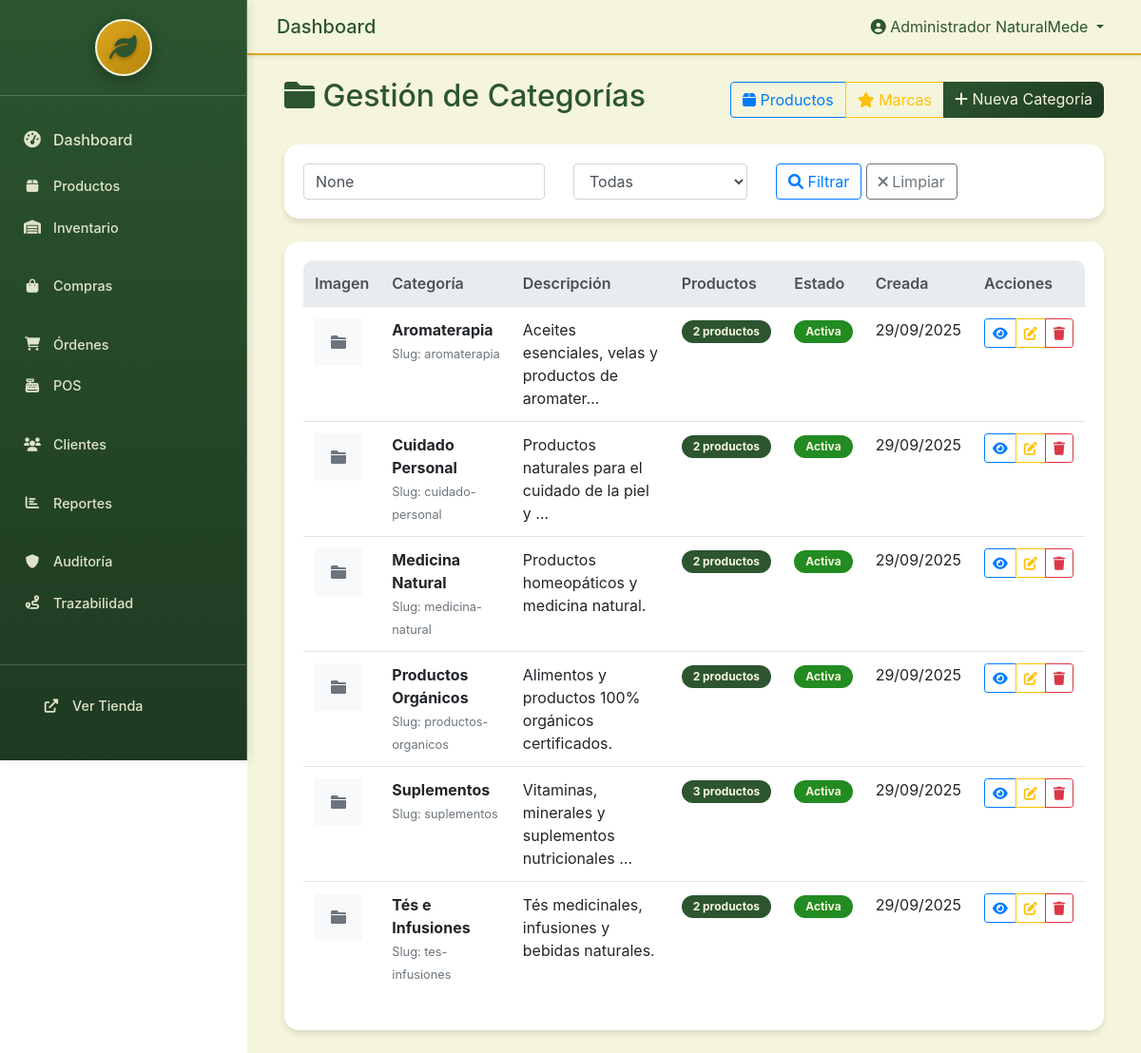
The page /admin-custom/categories/ (signed in) on the database its author committed.
### catalog/models.py (models this page shows, shortened)
class Category(models.Model):
    name = models.CharField(max_length=100, verbose_name="Nombre")
    slug = models.SlugField(unique=True, verbose_name="Slug")
    description = models.TextField(blank=True, verbose_name="Descripción")
    image = models.ImageField(upload_to='categories/', blank=True, null=True, verbose_name="Imagen")
    is_active = models.BooleanField(default=True, verbose_name="Activa")
    created_at = models.DateTimeField(auto_now_add=True, verbose_name="Creada en")
    updated_at = models.DateTimeField(auto_now=True, verbose_name="Actualizada en")
    class Meta:
        verbose_name = "Categoría"
        verbose_name_plural = "Categorías"
        ordering = ['name']

### custom_admin/views.py (the view)
# urls.py: path('categories/', views.admin_categories, name='admin_categories'),
@login_required
def admin_categories(request):
    from catalog.models import Category
    categories = Category.objects.all()
    search = request.GET.get('search')
    is_active = request.GET.get('is_active')
    if search:
        categories = categories.filter(
            Q(name__icontains=search) |
            Q(description__icontains=search)
        )
    if is_active is not None and is_active != '':
        categories = categories.filter(is_active=is_active == 'true')
    categories = categories.order_by('name')
    from django.core.paginator import Paginator
    paginator = Paginator(categories, 20)
    page_number = request.GET.get('page')
    categories = paginator.get_page(page_number)
    context = {
        'categories': categories,
        'current_search': search,
        'current_is_active': is_active,
    }
    return render(request, 'custom_admin/categories.html', context)

### custom_admin/templates/custom_admin/categories.html (shortened to what this page needs)
{% extends 'custom_admin/base.html' %}
{% load static %}
{% block content %}
<div class="container-fluid">
    <div class="row">
        <div class="col-12">
            <div class="d-flex justify-content-between align-items-center mb-4">
                <h2><i class="fas fa-folder"></i> Gestión de Categorías</h2>
                <div class="btn-group" role="group">
                    <a href="{% url 'custom_admin:admin_products' %}" class="btn btn-outline-primary">
                        <i class="fas fa-box"></i> Productos
                    </a>
                    <a href="{% url 'custom_admin:admin_brands' %}" class="btn btn-outline-warning">
                        <i class="fas fa-star"></i> Marcas
                    </a>
                    <a href="{% url 'custom_admin:admin_category_create' %}" class="btn btn-primary">
                        <i class="fas fa-plus"></i> Nueva Categoría
                    </a>
                </div>
            </div>
            <div class="card mb-4">
                <div class="card-body">
                    <form method="get" class="row g-3">
                        <div class="col-md-4">
                            <input type="text" class="form-control" name="search"
                                   placeholder="Buscar categorías..." value="{{ current_search }}">
                        </div>
                        <div class="col-md-3">
                            <select class="form-control" name="is_active">
                                <option value="">Todas</option>
                            </select>
                        </div>
                        <div class="col-md-5">
                            <button type="submit" class="btn btn-outline-primary">
                                <i class="fas fa-search"></i> Filtrar
                            </button>
                            <a href="{% url 'custom_admin:admin_categories' %}" class="btn btn-outline-secondary">
                                <i class="fas fa-times"></i> Limpiar
                            </a>
                        </div>
                    </form>
                </div>
            </div>
            <div class="card">
                <div class="card-body">
                    <div class="table-responsive">
                        <table class="table table-hover">
                            <thead class="thead-light">
                                <tr>
                                    <th>Imagen</th>
                                    <th>Categoría</th>
                                    <th>Descripción</th>
                                    <th>Productos</th>
                                    <th>Estado</th>
                                    <th>Creada</th>
                                    <th>Acciones</th>
                                </tr>
                            </thead>
                            <tbody>
                                {% for category in categories %}
                                <tr>
                                    <td>
                                        {% if category.image %}
                                            <img src="{{ category.image.url }}"
                                                 alt="{{ category.name }}"
                                                 class="img-thumbnail"
                                                 style="width: 50px; height: 50px; object-fit: cover;">
                                        {% else %}
                                            <div class="bg-light d-flex align-items-center justify-content-center"
                                                 style="width: 50px; height: 50px;">
                                                <i class="fas fa-folder text-muted"></i>
                                            </div>
                                        {% endif %}
                                    </td>
                                    <td>
                                        <strong>{{ category.name }}</strong>
                                        <br><small class="text-muted">Slug: {{ category.slug }}</small>
                                    </td>
                                    <td>
                                        {% if category.description %}
                                            {{ category.description|truncatechars:50 }}
                                        {% else %}
                                            <span class="text-muted">Sin descripción</span>
                                        {% endif %}
                                    </td>
                                    <td>
                                        <span class="badge" style="background-color: #2c5530; color: #f5f5dc;">
                                            {{ category.product_set.count }} productos
                                        </span>
                                    </td>
                                    <td>
                                        {% if category.is_active %}
                                            <span class="badge" style="background-color: #228b22; color: #f5f5dc;">Activa</span>
                                        {% else %}
                                            <span class="badge" style="background-color: #8b4513; color: #f5f5dc;">Inactiva</span>
                                        {% endif %}
                                    </td>
                                    <td>{{ category.created_at|date:"d/m/Y" }}</td>
                                    <td>
                                        <div class="btn-group" role="group">
                                            <a href="{% url 'custom_admin:admin_category_detail' category.pk %}" class="btn btn-sm btn-outline-primary" title="Ver">
                                                <i class="fas fa-eye"></i>
                                            </a>
                                            <a href="{% url 'custom_admin:admin_category_edit' category.pk %}" class="btn btn-sm btn-outline-warning" title="Editar">
                                                <i class="fas fa-edit"></i>
                                            </a>
                                            <a href="{% url 'custom_admin:admin_category_delete' category.pk %}" class="btn btn-sm btn-outline-danger" title="Eliminar">
                                                <i class="fas fa-trash"></i>
                                            </a>
                                        </div>
                                    </td>
                                </tr>
                                {% endfor %}
                            </tbody>
                        </table>
                    </div>
                </div>
            </div>
        </div>
    </div>
</div>
{% endblock %}

### custom_admin/templates/custom_admin/base.html (shortened to what this page needs)
{% load static %}
<!DOCTYPE html>
<html lang="es">
<head>
    <link href="https://cdn.jsdelivr.net/npm/bootstrap@4.5.2/dist/css/bootstrap.min.css" rel="stylesheet">
    <link href="https://cdnjs.cloudflare.com/ajax/libs/font-awesome/6.0.0/css/all.min.css" rel="stylesheet">
    <link href="https://cdn.jsdelivr.net/npm/select2@4.1.0-rc.0/dist/css/select2.min.css" rel="stylesheet" />
</head>
<body>
    <div class="sidebar" id="sidebar">
        <div class="sidebar-header">
            <div class="text-center">
                <div class="logo-container">
                    <div class="logo-fallback" style="display: none;">
                        <div class="logo-circle">
                            <i class="fas fa-leaf logo-icon"></i>
                        </div>
                    </div>
                </div>
            </div>
        </div>
        <div class="sidebar-nav">
            <nav class="nav flex-column">
                <a class="nav-link {% if request.resolver_match.url_name == 'admin_dashboard' %}active{% endif %}" href="{% url 'custom_admin:admin_dashboard' %}">
                    <i class="fas fa-tachometer-alt"></i> Dashboard
                </a>
                <div class="nav-section">
                    <a class="nav-link {% if request.resolver_match.url_name == 'admin_products' %}active{% endif %}" href="{% url 'custom_admin:admin_products' %}">
                        <i class="fas fa-box"></i> Productos
                    </a>
                    <a class="nav-link {% if request.resolver_match.url_name == 'admin_inventory' %}active{% endif %}" href="{% url 'custom_admin:admin_inventory' %}">
                        <i class="fas fa-warehouse"></i> Inventario
                    </a>
                </div>
                <div class="nav-section">
                    <a class="nav-link {% if 'purchases' in request.resolver_match.namespace %}active{% endif %}" href="{% url 'purchases:dashboard' %}">
                        <i class="fas fa-shopping-bag"></i> Compras
                    </a>
                </div>
                <div class="nav-section">
                    <a class="nav-link {% if request.resolver_match.url_name == 'admin_orders' %}active{% endif %}" href="{% url 'custom_admin:admin_orders' %}">
                        <i class="fas fa-shopping-cart"></i> Órdenes
                    </a>
                    <a class="nav-link {% if request.resolver_match.url_name == 'admin_pos' %}active{% endif %}" href="{% url 'custom_admin:admin_pos' %}">
                        <i class="fas fa-cash-register"></i> POS
                    </a>
                </div>
                <div class="nav-section">
                    <a class="nav-link {% if request.resolver_match.url_name == 'admin_customers' %}active{% endif %}" href="{% url 'custom_admin:admin_customers' %}">
                        <i class="fas fa-users"></i> Clientes
                    </a>
                </div>
                <div class="nav-section">
                    <a class="nav-link {% if request.resolver_match.url_name == 'admin_reports' %}active{% endif %}" href="{% url 'custom_admin:admin_reports' %}">
                        <i class="fas fa-chart-bar"></i> Reportes
                    </a>
                </div>
                <div class="nav-section">
                    <a class="nav-link {% if request.resolver_match.url_name == 'audit:dashboard' %}active{% endif %}" href="{% url 'audit:dashboard' %}">
                        <i class="fas fa-shield-alt"></i> Auditoría
                    </a>
                    <a class="nav-link {% if 'inventory_trace' in request.resolver_match.url_name %}active{% endif %}" href="{% url 'audit:inventory_trace_dashboard' %}">
                        <i class="fas fa-route"></i> Trazabilidad
                    </a>
                </div>
            </nav>
        </div>
        <div class="sidebar-footer">
            <div class="nav-section">
                <a class="nav-link" href="/">
                    <i class="fas fa-external-link-alt"></i> Ver Tienda
                </a>
            </div>
        </div>
    </div>
    <div class="main-content">
        <nav class="navbar navbar-expand-lg navbar-custom">
            <div class="container-fluid">
                <span class="navbar-brand mb-0 h1">
                    {% block page_title %}Dashboard{% endblock %}
                </span>
                <div class="navbar-nav ml-auto">
                    <div class="nav-item dropdown">
                        <a class="nav-link dropdown-toggle" href="#" id="navbarDropdown" role="button" data-toggle="dropdown">
                            <i class="fas fa-user-circle"></i> {{ user.get_full_name|default:user.username }}
                        </a>
                    </div>
                </div>
            </div>
        </nav>
        <div class="container-fluid p-4">
            {% block content %}{% endblock %}
        </div>
    </div>
</body>
</html>

### rows shown on the page
Category: name "Aromaterapia", slug "aromaterapia", description "Aceites esenciales, velas y productos de aromater…", product_set.count "2", is_active "Activa", created_at "29/09/2025"
Category: name "Cuidado Personal", slug "cuidado-personal", description "Productos naturales para el cuidado de la piel y …", product_set.count "2", is_active "Activa", created_at "29/09/2025"
Category: name "Medicina Natural", slug "medicina-natural", description "Productos homeopáticos y medicina natural.", product_set.count "2", is_active "Activa", created_at "29/09/2025"
Category: name "Productos Orgánicos", slug "productos-organicos", description "Alimentos y productos 100% orgánicos certificados.", product_set.count "2", is_active "Activa", created_at "29/09/2025"
Category: name "Suplementos", slug "suplementos", description "Vitaminas, minerales y suplementos nutricionales …", product_set.count "3", is_active "Activa", created_at "29/09/2025"
Category: name "Tés e Infusiones", slug "tes-infusiones", description "Tés medicinales, infusiones y bebidas naturales.", product_set.count "2", is_active "Activa", created_at "29/09/2025"

### other values the page prints
{{ user.get_full_name|default:user.username }} "Administrador NaturalMede"
